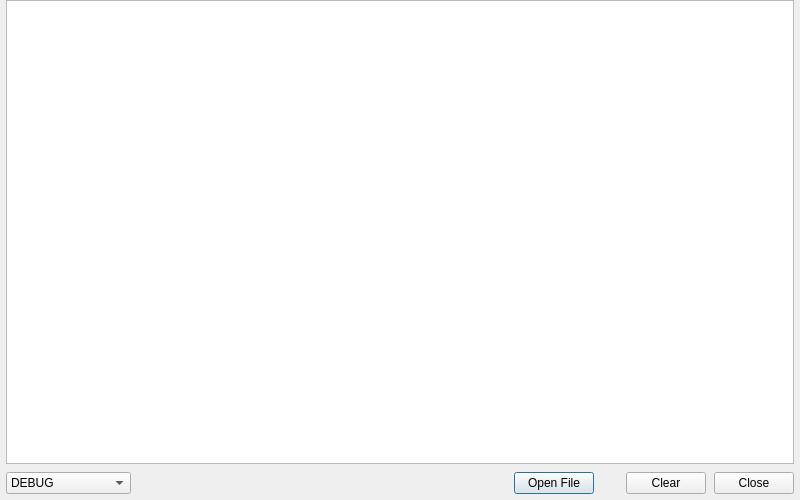
<?xml version="1.0" encoding="UTF-8"?>
<ui version="4.0">
 <class>LogViewer</class>
 <widget class="QDialog" name="LogViewer">
  <property name="geometry">
   <rect>
    <x>0</x>
    <y>0</y>
    <width>800</width>
    <height>500</height>
   </rect>
  </property>
  <property name="windowTitle">
   <string>Log Viewer</string>
  </property>
  <layout class="QVBoxLayout" name="verticalLayout">
   <property name="spacing">
    <number>8</number>
   </property>
   <property name="leftMargin">
    <number>6</number>
   </property>
   <property name="topMargin">
    <number>0</number>
   </property>
   <property name="rightMargin">
    <number>6</number>
   </property>
   <property name="bottomMargin">
    <number>0</number>
   </property>
   <item>
    <widget class="QTableView" name="logTable">
     <attribute name="horizontalHeaderCascadingSectionResizes">
      <bool>false</bool>
     </attribute>
     <attribute name="horizontalHeaderStretchLastSection">
      <bool>true</bool>
     </attribute>
     <attribute name="verticalHeaderVisible">
      <bool>false</bool>
     </attribute>
    </widget>
   </item>
   <item>
    <layout class="QHBoxLayout" name="horizontalLayout">
     <property name="leftMargin">
      <number>0</number>
     </property>
     <property name="rightMargin">
      <number>0</number>
     </property>
     <property name="bottomMargin">
      <number>6</number>
     </property>
     <item>
      <widget class="QComboBox" name="verbosityComboBox">
       <property name="minimumSize">
        <size>
         <width>125</width>
         <height>0</height>
        </size>
       </property>
       <item>
        <property name="text">
         <string>DEBUG</string>
        </property>
       </item>
       <item>
        <property name="text">
         <string>INFO</string>
        </property>
       </item>
       <item>
        <property name="text">
         <string>WARNING</string>
        </property>
       </item>
       <item>
        <property name="text">
         <string>ERROR</string>
        </property>
       </item>
       <item>
        <property name="text">
         <string>CRITICAL</string>
        </property>
       </item>
       <item>
        <property name="text">
         <string>FATAL</string>
        </property>
       </item>
      </widget>
     </item>
     <item>
      <spacer name="horizontalSpacer">
       <property name="orientation">
        <enum>Qt::Orientation::Horizontal</enum>
       </property>
       <property name="sizeHint" stdset="0">
        <size>
         <width>40</width>
         <height>20</height>
        </size>
       </property>
      </spacer>
     </item>
     <item>
      <widget class="QPushButton" name="openButton">
       <property name="text">
        <string>Open File</string>
       </property>
       <property name="autoDefault">
        <bool>true</bool>
       </property>
      </widget>
     </item>
     <item>
      <spacer name="horizontalSpacer_2">
       <property name="orientation">
        <enum>Qt::Orientation::Horizontal</enum>
       </property>
       <property name="sizeType">
        <enum>QSizePolicy::Policy::Fixed</enum>
       </property>
       <property name="sizeHint" stdset="0">
        <size>
         <width>24</width>
         <height>20</height>
        </size>
       </property>
      </spacer>
     </item>
     <item>
      <widget class="QPushButton" name="clearButton">
       <property name="text">
        <string>Clear</string>
       </property>
      </widget>
     </item>
     <item>
      <widget class="QPushButton" name="closeButton">
       <property name="text">
        <string>Close</string>
       </property>
      </widget>
     </item>
    </layout>
   </item>
  </layout>
 </widget>
 <resources>
  <include location="vura.qrc"/>
 </resources>
 <connections/>
</ui>
